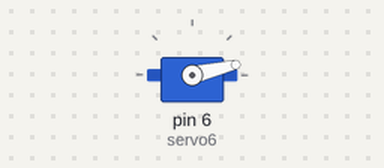
A sketch run on a simulated Arduino Uno, built with avr-gcc and run on an emulated ATmega328P. Parts: servo.

Above: at 0.05 s.
At 0.55 s:
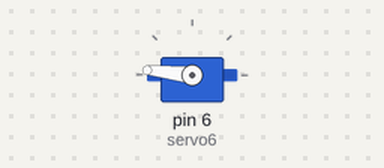
At 0.8 s:
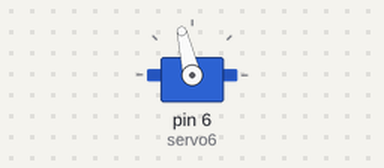
At 1.05 s:
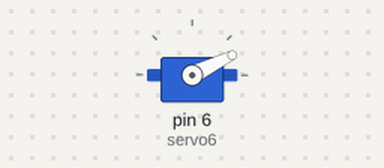
Timing chart, 0 to 3.0 s (numbered marks = the images above):
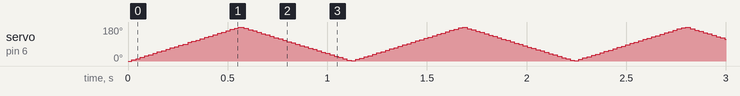

The sketch:

servo.ino
```cpp
#include <Servo.h>
Servo servo6;
void setup() {

 servo6.attach(6);

}

void loop() {
  int a=0 ;
  for( a; a<=180;a++){
    servo6.write(a);
  delay(3);
  }
  for( a; a>=0;a--){
    servo6.write(a);
  delay(3);}
}
```
